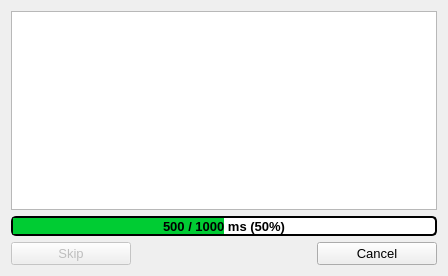
<?xml version="1.0" encoding="UTF-8"?>
<ui version="4.0">
 <class>JudgingDialog</class>
 <widget class="QDialog" name="JudgingDialog">
  <property name="windowModality">
   <enum>Qt::WindowModality::NonModal</enum>
  </property>
  <property name="geometry">
   <rect>
    <x>0</x>
    <y>0</y>
    <width>448</width>
    <height>276</height>
   </rect>
  </property>
  <property name="minimumSize">
   <size>
    <width>448</width>
    <height>263</height>
   </size>
  </property>
  <property name="windowTitle">
   <string>Judging</string>
  </property>
  <layout class="QVBoxLayout" name="verticalLayout">
   <item>
    <layout class="QHBoxLayout" name="horizontalLayout_2">
     <item>
      <widget class="QTextBrowser" name="logViewer"/>
     </item>
    </layout>
   </item>
   <item>
    <layout class="QHBoxLayout" name="horizontalLayout">
     <item>
      <widget class="QProgressBar" name="progressBar">
       <property name="sizePolicy">
        <sizepolicy hsizetype="Expanding" vsizetype="Fixed">
         <horstretch>0</horstretch>
         <verstretch>0</verstretch>
        </sizepolicy>
       </property>
       <property name="maximumSize">
        <size>
         <width>16777215</width>
         <height>20</height>
        </size>
       </property>
       <property name="font">
        <font>
         <pointsize>10</pointsize>
         <bold>true</bold>
         <kerning>true</kerning>
        </font>
       </property>
       <property name="layoutDirection">
        <enum>Qt::LayoutDirection::LeftToRight</enum>
       </property>
       <property name="styleSheet">
        <string notr="true">    QProgressBar {
        border: 2px solid;
        border-radius: 5px;
        text-align:center;
    }
    QProgressBar::chunk {
        background: #0c3;
    }</string>
       </property>
       <property name="maximum">
        <number>1000</number>
       </property>
       <property name="value">
        <number>500</number>
       </property>
       <property name="alignment">
        <set>Qt::AlignmentFlag::AlignCenter</set>
       </property>
       <property name="textVisible">
        <bool>true</bool>
       </property>
       <property name="invertedAppearance">
        <bool>false</bool>
       </property>
       <property name="format">
        <string>%v / %m ms (%p%)</string>
       </property>
      </widget>
     </item>
    </layout>
   </item>
   <item>
    <layout class="QHBoxLayout" name="horizontalLayout_6">
     <item>
      <widget class="QPushButton" name="skipButton">
       <property name="enabled">
        <bool>false</bool>
       </property>
       <property name="minimumSize">
        <size>
         <width>120</width>
         <height>0</height>
        </size>
       </property>
       <property name="font">
        <font>
         <pointsize>10</pointsize>
         <bold>false</bold>
        </font>
       </property>
       <property name="cursor">
        <cursorShape>ArrowCursor</cursorShape>
       </property>
       <property name="text">
        <string>Skip</string>
       </property>
       <property name="icon">
        <iconset resource="../../resource.qrc">
         <normaloff>:/icon/media-skip-forward.llsvg</normaloff>:/icon/media-skip-forward.llsvg</iconset>
       </property>
       <property name="autoDefault">
        <bool>false</bool>
       </property>
       <property name="flat">
        <bool>false</bool>
       </property>
      </widget>
     </item>
     <item>
      <spacer name="horizontalSpacer">
       <property name="orientation">
        <enum>Qt::Orientation::Horizontal</enum>
       </property>
       <property name="sizeHint" stdset="0">
        <size>
         <width>40</width>
         <height>20</height>
        </size>
       </property>
      </spacer>
     </item>
     <item>
      <widget class="QPushButton" name="cancelButton">
       <property name="minimumSize">
        <size>
         <width>120</width>
         <height>0</height>
        </size>
       </property>
       <property name="font">
        <font>
         <pointsize>10</pointsize>
        </font>
       </property>
       <property name="text">
        <string>Cancel</string>
       </property>
       <property name="icon">
        <iconset resource="../../resource.qrc">
         <normaloff>:/icon/media-playback-stop.llsvg</normaloff>:/icon/media-playback-stop.llsvg</iconset>
       </property>
       <property name="autoDefault">
        <bool>false</bool>
       </property>
      </widget>
     </item>
    </layout>
   </item>
  </layout>
 </widget>
 <resources>
  <include location="../../resource.qrc"/>
 </resources>
 <connections/>
</ui>
